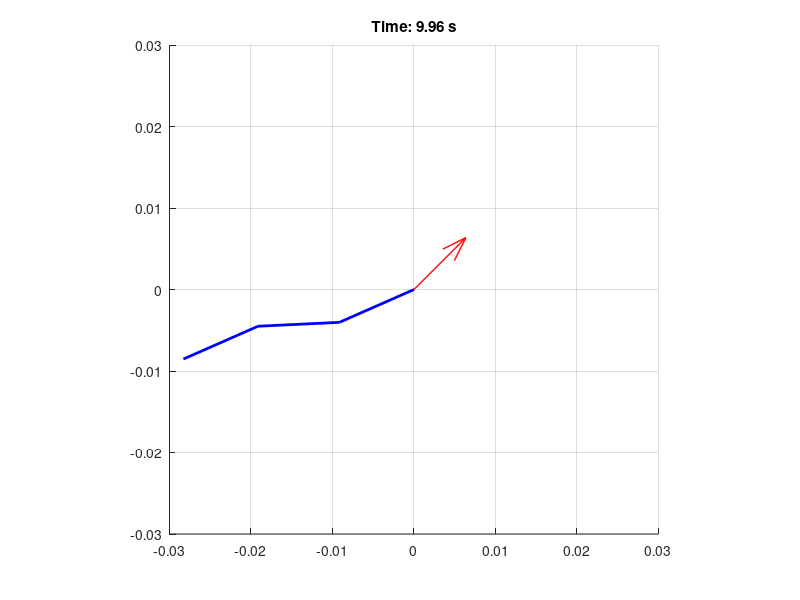

The MATLAB script that drew this image:
% Main script for magnetic robot simulation
function magnetic_robot_simulation_old()
    % Parameters
    num_links = 3;
    link_length = 0.01; % 1cm links
    k_spring = [0.01, 0.01]; % Spring constants between links [N*m/rad]
    M = [1, 1, 1]; % Magnetization magnitude for each link [A*m^2]
    theta_M = [0, pi/2, 0]; % Initial magnetization angles relative to link orientation [rad]
    
    % Initial configuration
    theta_init = zeros(1, num_links); % Initial link angles [rad]
    
    % Time parameters
    t_span = [0 10];
    dt = 0.01;
    t = t_span(1):dt:t_span(2);
    
    % External magnetic field parameters
    B_magnitude = 0.01; % Tesla
    B_angle = pi/4; % rad
    B = B_magnitude * [cos(B_angle); sin(B_angle)];
    
    % Solve equations of motion using ode45
    options = odeset('RelTol', 1e-6, 'AbsTol', 1e-6);
    [t, Y] = ode45(@(t,y) robot_dynamics(t, y, k_spring, M, theta_M, B, link_length), ...
                    t_span, [theta_init, zeros(1,num_links)], options);
    
    % Animate results
    animate_robot(t, Y, link_length, B);
end

function dY = robot_dynamics(t, Y, k_spring, M, theta_M, B, L)
    % State vector Y = [theta1, theta2, theta3, omega1, omega2, omega3]
    num_links = length(M);
    theta = Y(1:num_links);
    omega = Y(num_links+1:end);
    
    % Initialize acceleration vector
    alpha = zeros(num_links, 1);
    
    % Calculate torques for each link
    for i = 1:num_links
        % Magnetic torque
        tau_magnetic = M(i) * norm(B) * sin(theta(i) + theta_M(i) - atan2(B(2), B(1)));
        
        % Spring torques
        tau_spring = 0;
        if i > 1
            tau_spring = tau_spring - k_spring(i-1) * (theta(i) - theta(i-1));
        end
        if i < num_links
            tau_spring = tau_spring + k_spring(i) * (theta(i+1) - theta(i));
        end
        
        % Simple damping
        tau_damping = -0.01 * omega(i);
        
        % Sum all torques and calculate acceleration
        I = 1/12 * L^2; % Simple moment of inertia for a rod
        alpha(i) = (tau_magnetic + tau_spring + tau_damping) / I;
    end
    
    dY = [omega; alpha];
end

function animate_robot(t, Y, L, B)
    figure('Position', [100, 100, 800, 600]);
    
    num_links = size(Y, 2)/2;
    
    for i = 1:100:length(t)
        clf;
        hold on;
        grid on;
        axis equal;
                
        % Plot robot links
        x = 0;
        y = 0;
        for j = 1:num_links
            theta = Y(i,j);
            dx = L * cos(theta);
            dy = L * sin(theta);
            plot([x, x+dx], [y, y+dy], 'b-', 'LineWidth', 2);
            x = x + dx;
            y = y + dy;
        end
        
        % Plot magnetic field direction
        quiver(0, 0, B(1), B(2), 'r-', 'LineWidth', 1);
        
        % Set axes limits
        xlim([-3*L, 3*L]);
        ylim([-3*L, 3*L]);
        title(sprintf('Time: %.2f s', t(i)));
        
        drawnow;
        % pause(0.01);
    end
end